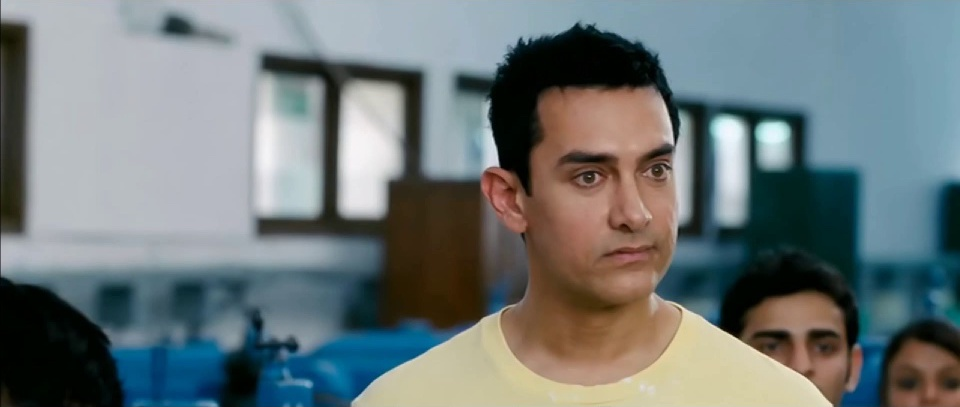
#> input picture img_42.jpg, 960 x 407 px
$ python opencv_intro.py
#> lines starting #> are read from the running program, lines starting #| are printed output that depends on the picture
import cv2
image = cv2.imread('img_42.jpg')
#> image is the input picture: shape (407, 960, 3); mean B, G, R 121.3, 120.2, 110.5
#print(image)
gray = cv2.cvtColor(image, cv2.COLOR_BGR2GRAY)
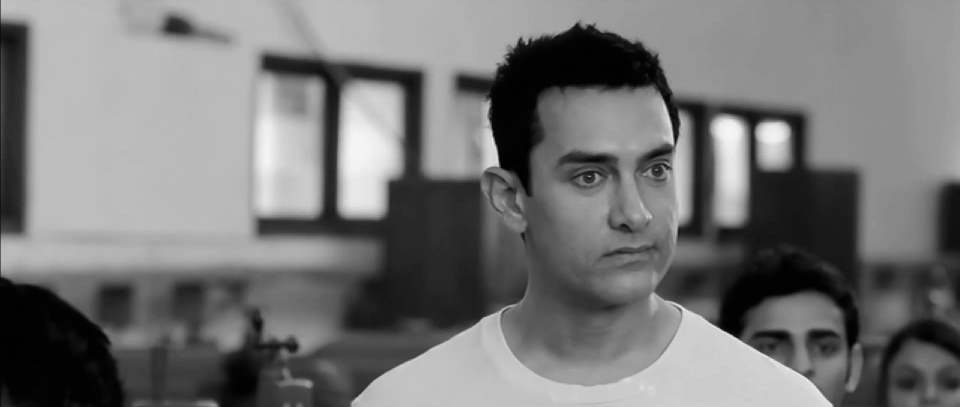
#> gray: shape (407, 960); min 0, max 247, mean 117.4
print(gray)
#> (printed output is left out)
# [5 lines of commented-out code are left out]

$ run again, with WhatsApp Image 2019-07-12 at 4.50.34 PM.jpeg copied over img_42.jpg
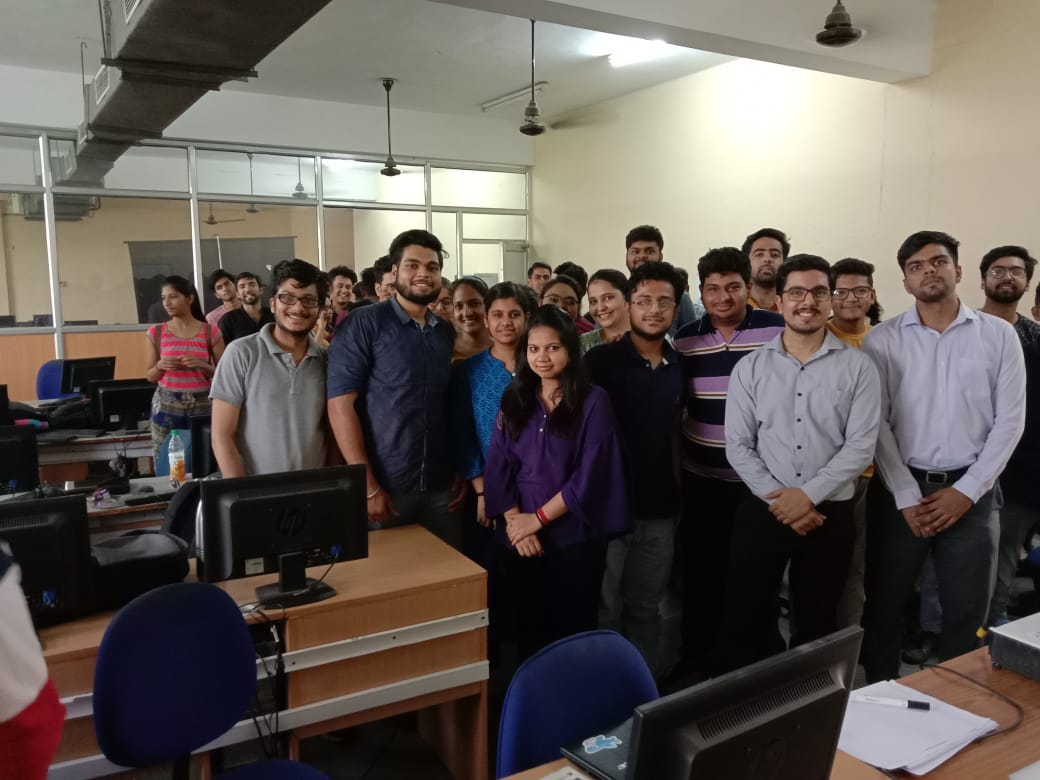
#> input picture WhatsApp Image 2019-07-12 at 4.50.34 PM.jpeg, 1040 x 780 px
#> image is the input picture: shape (780, 1040, 3); mean B, G, R 84.7, 89.9, 97.6
#> `gray = cv2.cvtColor(image, cv2.COLOR_BGR2GRAY)`:
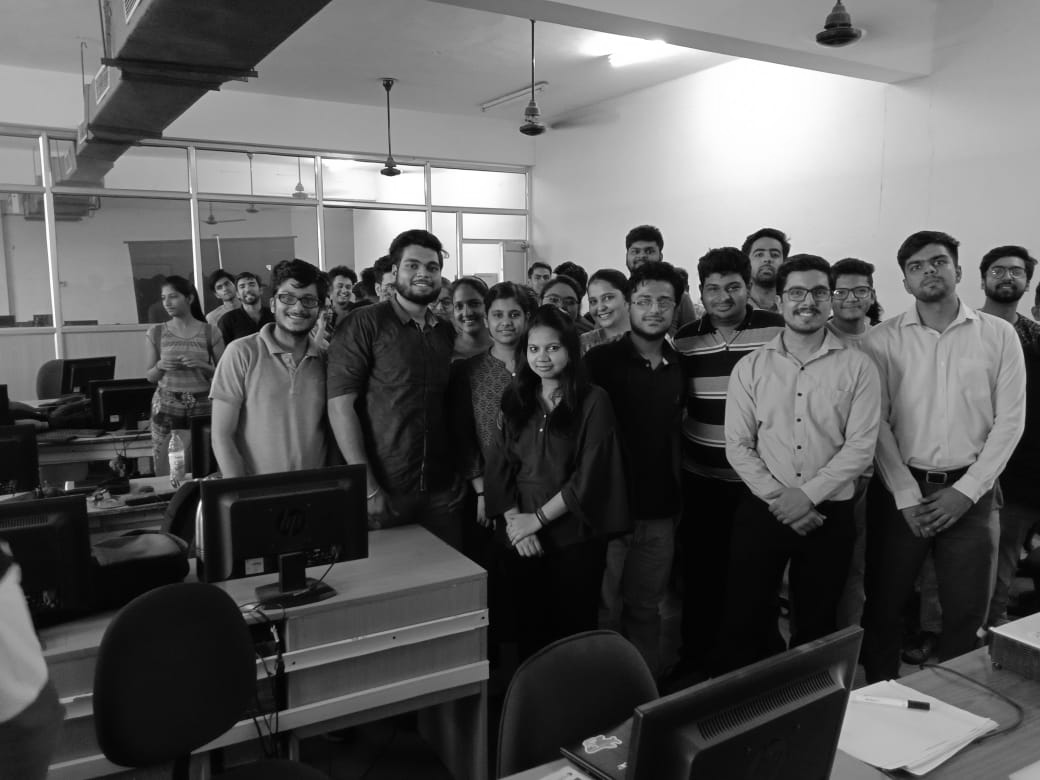
#> gray: shape (780, 1040); min 0, max 255, mean 91.6
#> (printed output is left out)

$ run again, with WhatsApp Image 2019-07-12 at 4.50.35 PM.jpeg copied over img_42.jpg
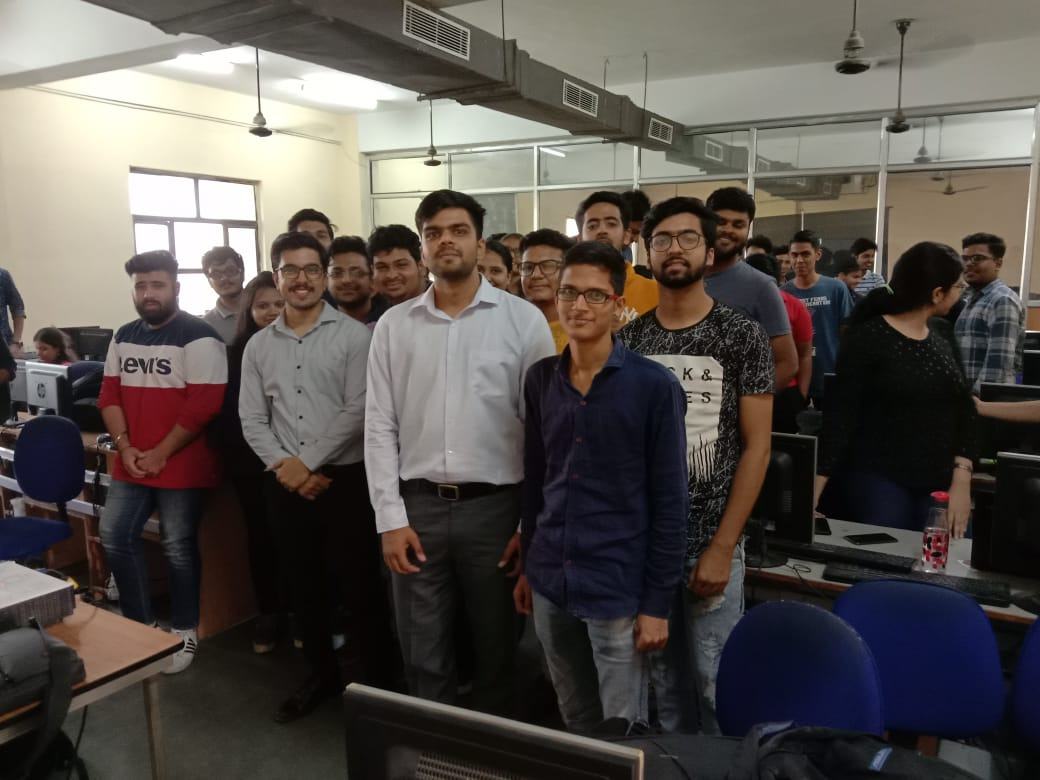
#> input picture WhatsApp Image 2019-07-12 at 4.50.35 PM.jpeg, 1040 x 780 px
#> image is the input picture: shape (780, 1040, 3); mean B, G, R 77.7, 82.1, 87.8
#> `gray = cv2.cvtColor(image, cv2.COLOR_BGR2GRAY)`:
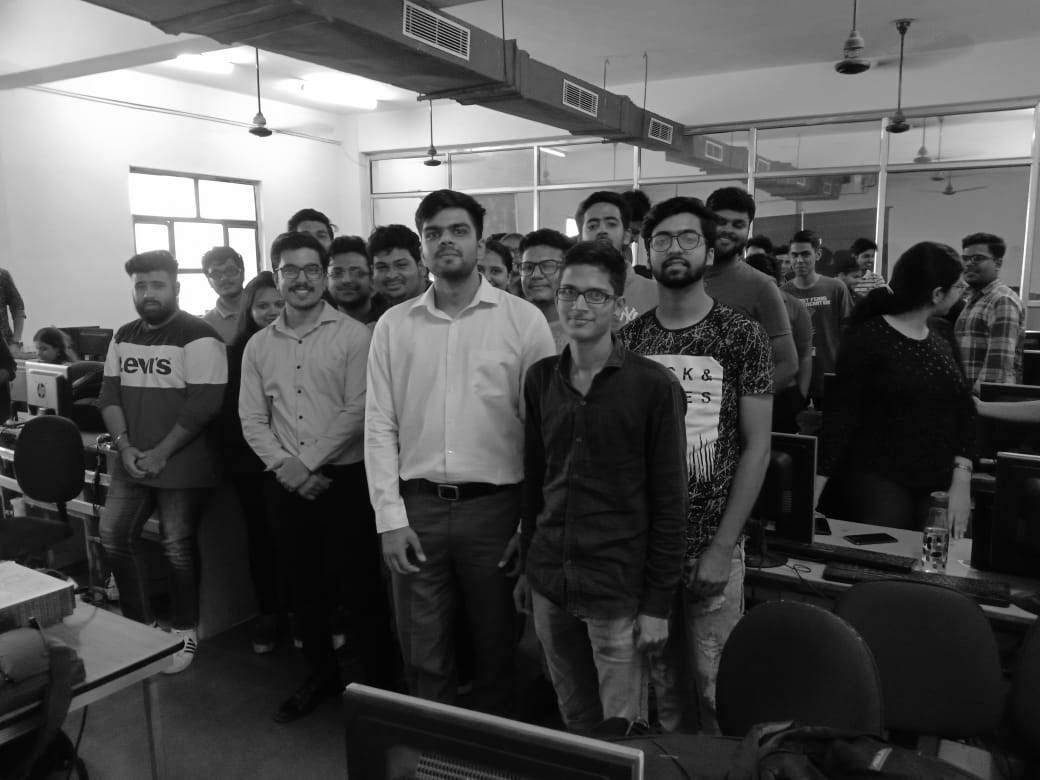
#> gray: shape (780, 1040); min 0, max 255, mean 83.3
#> (printed output is left out)

$ run again, with WhatsApp Image 2019-07-12 at 4.50.36 PM.jpeg copied over img_42.jpg
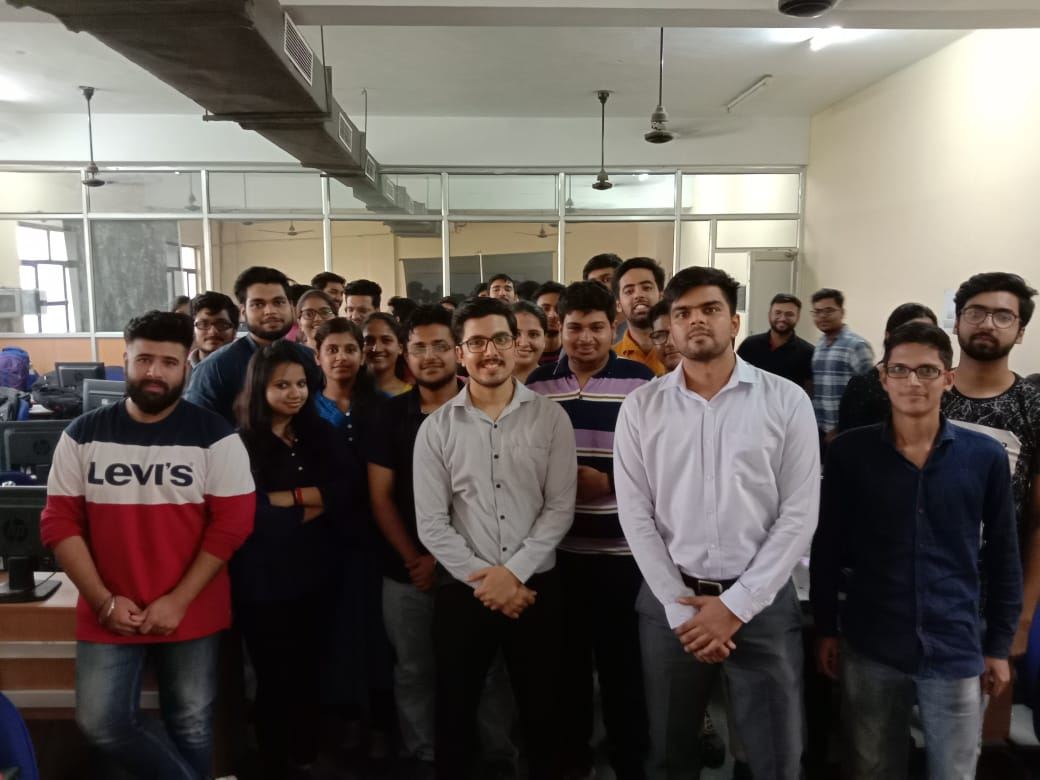
#> input picture WhatsApp Image 2019-07-12 at 4.50.36 PM.jpeg, 1040 x 780 px
#> image is the input picture: shape (780, 1040, 3); mean B, G, R 88.5, 94, 102.2
#> `gray = cv2.cvtColor(image, cv2.COLOR_BGR2GRAY)`:
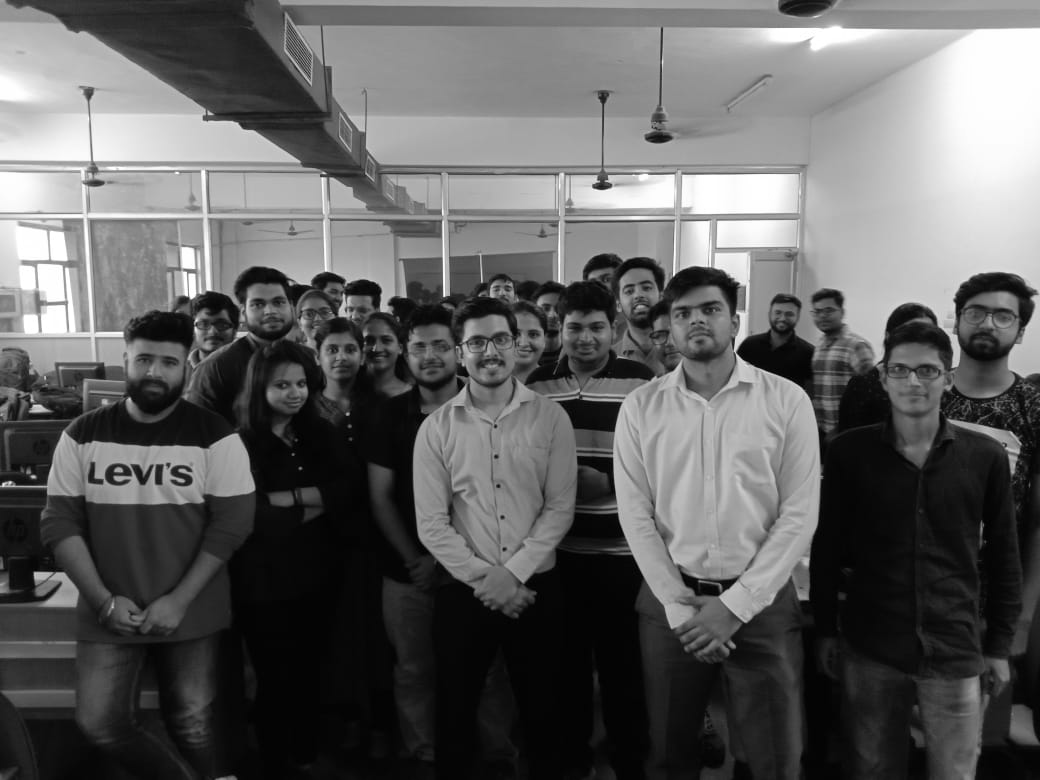
#> gray: shape (780, 1040); min 0, max 255, mean 95.8
#> (printed output is left out)
